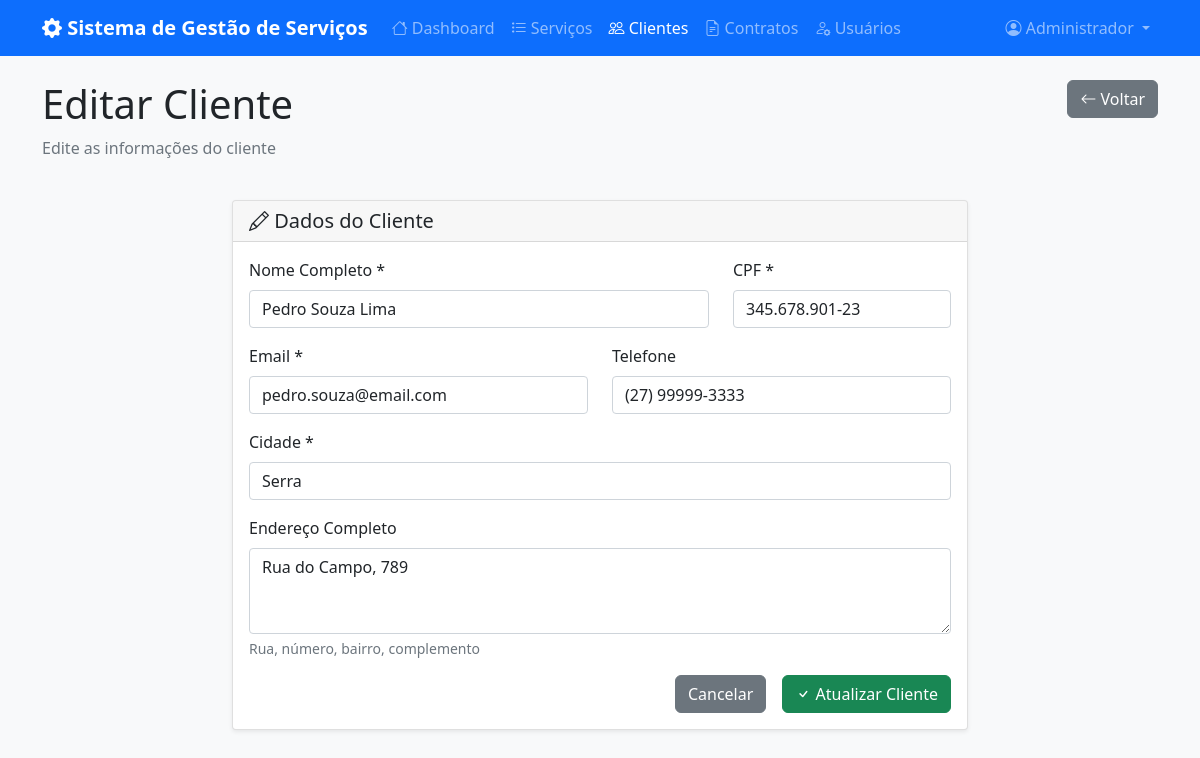
Before: /admin/clientes/form.php?id=3 (signed in) with the older database file.
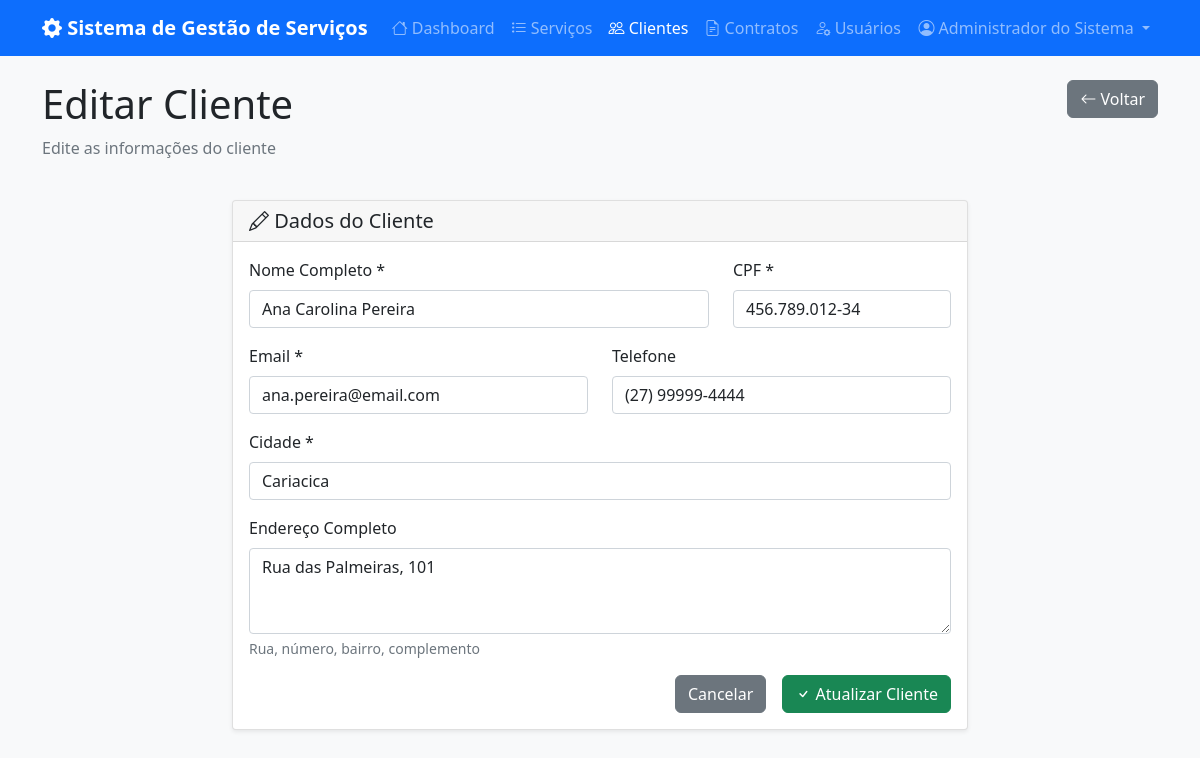
After: the same page with the newer database file.
### tables this page shows
CREATE TABLE `clientes` (
    `id` int(11) NOT NULL AUTO_INCREMENT,
    `nome` varchar(100) NOT NULL,
    `cpf` varchar(14) NOT NULL,
    `cidade` varchar(50) NOT NULL,
    `email` varchar(100) NOT NULL,
    `telefone` varchar(20) DEFAULT NULL,
    `endereco` varchar(200) DEFAULT NULL,
    `senha` varchar(255) DEFAULT NULL COMMENT 'Senha opcional para checkout express',
    `remember_token` varchar(255) DEFAULT NULL,
    `ativo` tinyint(1) DEFAULT 1,
    `created_at` timestamp DEFAULT CURRENT_TIMESTAMP,
    `updated_at` timestamp DEFAULT CURRENT_TIMESTAMP ON UPDATE CURRENT_TIMESTAMP,
    PRIMARY KEY (`id`),
    UNIQUE KEY `cpf` (`cpf`),
    UNIQUE KEY `email` (`email`)
);

### config/auth.php (called while the page is built, shortened)
<?php
class Auth
{
    public static function getUser(): ?array
    {
        return $_SESSION['user'] ?? null;
    }
}

### config/db.php (called while the page is built, shortened)
<?php
class Database
{
    private static $instance = null;
    private $connection;
    private $host = 'localhost';
    private $database = 'trabalho_web';
    private $username = 'root';
    private $password = '';
    private $charset = 'utf8mb4';
    private function __construct()
    {
        $dsn = "mysql:host={$this->host};dbname={$this->database};charset={$this->charset}";
        $options = [
            PDO::ATTR_ERRMODE => PDO::ERRMODE_EXCEPTION,
            PDO::ATTR_DEFAULT_FETCH_MODE => PDO::FETCH_ASSOC,
            PDO::ATTR_EMULATE_PREPARES => false,
        ];
        try {
            $this->connection = new PDO($dsn, $this->username, $this->password, $options);
        } catch (PDOException $e) {
            error_log("Database connection failed: " . $e->getMessage());
            throw new PDOException("Database connection failed");
        }
    }
    public static function getInstance(): Database
    {
        if (self::$instance === null) {
            self::$instance = new self();
        }
        return self::$instance;
    }
    public function getConnection(): PDO
    {
        return $this->connection;
    }
}

### dao/ClienteDAO.php (called while the page is built, shortened)
<?php
require_once __DIR__ . '/../config/db.php';
class ClienteDAO
{
    private $db;
    public function __construct()
    {
        $this->db = Database::getInstance()->getConnection();
    }
    public function findById(int $id): ?array
    {
        try {
            $stmt = $this->db->prepare("
                SELECT id, nome, cpf, cidade, email, telefone, endereco, created_at
                FROM clientes
                WHERE id = ?
            ");
            $stmt->execute([$id]);
            $client = $stmt->fetch();
            return $client ?: null;
        } catch (PDOException $e) {
            error_log("Error finding client by ID: " . $e->getMessage());
            return null;
        }
    }
}

### admin/clientes/form.php (the view, shortened to what the changed rows need)
<?php
require_once '../../config/auth.php';
require_once '../../dao/ClienteDAO.php';
$clienteDAO = new ClienteDAO();
$user = Auth::getUser();
$cliente = null;
$isEdit = false;
if (isset($_GET['id'])) {
    $id = (int) $_GET['id'];
    $cliente = $clienteDAO->findById($id);
    if ($cliente) {
        $isEdit = true;
    } else {
        header('Location: list.php');
        exit;
    }
}
?>
<!DOCTYPE html>
<html lang="pt-BR">
<head>
    <link href="https://cdn.jsdelivr.net/npm/bootstrap@5.1.3/dist/css/bootstrap.min.css" rel="stylesheet">
    <link href="https://cdn.jsdelivr.net/npm/bootstrap-icons@1.8.1/font/bootstrap-icons.css" rel="stylesheet">
    <link rel="stylesheet" href="../assets/css/style.css">
</head>
<body>
    <nav class="navbar navbar-expand-lg navbar-dark bg-primary">
        <div class="container">
            <div class="collapse navbar-collapse" id="navbarNav">
                <ul class="navbar-nav">
                    <li class="nav-item dropdown">
                        <a class="nav-link dropdown-toggle" href="#" id="navbarDropdown" role="button" data-bs-toggle="dropdown">
                            <i class="bi bi-person-circle"></i> <?= htmlspecialchars($user['nome']) ?>
                        </a>
                    </li>
                </ul>
            </div>
        </div>
    </nav>
    <div class="container mt-4">
        <div class="row mb-4">
            <div class="col-md-8">
                <h1><?= $isEdit ? 'Editar' : 'Novo' ?> Cliente</h1>
            </div>
        </div>
        <div class="row justify-content-center">
            <div class="col-lg-8">
                <div class="card">
                    <div class="card-body">
                        <form method="POST" action="">
                            <div class="row">
                                <div class="col-md-8">
                                    <div class="mb-3">
                                        <label for="nome" class="form-label">Nome Completo *</label>
                                        <input type="text" class="form-control" id="nome" name="nome"
                                            value="<?= htmlspecialchars($cliente['nome'] ?? $_POST['nome'] ?? '') ?>"
                                            required maxlength="100">
                                    </div>
                                </div>
                                <div class="col-md-4">
                                    <div class="mb-3">
                                        <label for="cpf" class="form-label">CPF *</label>
                                        <input type="text" class="form-control" id="cpf" name="cpf"
                                            value="<?= htmlspecialchars($cliente['cpf'] ?? $_POST['cpf'] ?? '') ?>"
                                            required maxlength="14" placeholder="000.000.000-00">
                                    </div>
                                </div>
                            </div>
                            <div class="row">
                                <div class="col-md-6">
                                    <div class="mb-3">
                                        <label for="email" class="form-label">Email *</label>
                                        <input type="email" class="form-control" id="email" name="email"
                                            value="<?= htmlspecialchars($cliente['email'] ?? $_POST['email'] ?? '') ?>"
                                            required maxlength="100">
                                    </div>
                                </div>
                                <div class="col-md-6">
                                    <div class="mb-3">
                                        <label for="telefone" class="form-label">Telefone</label>
                                        <input type="tel" class="form-control" id="telefone" name="telefone"
                                            value="<?= htmlspecialchars($cliente['telefone'] ?? $_POST['telefone'] ?? '') ?>"
                                            maxlength="20" placeholder="(00) 00000-0000">
                                    </div>
                                </div>
                            </div>
                            <div class="mb-3">
                                <label for="cidade" class="form-label">Cidade *</label>
                                <input type="text" class="form-control" id="cidade" name="cidade"
                                    value="<?= htmlspecialchars($cliente['cidade'] ?? $_POST['cidade'] ?? '') ?>"
                                    required maxlength="50">
                            </div>
                            <div class="mb-3">
                                <label for="endereco" class="form-label">Endereço Completo</label>
                                <textarea class="form-control" id="endereco" name="endereco"
                                    rows="3" maxlength="200"><?= htmlspecialchars($cliente['endereco'] ?? $_POST['endereco'] ?? '') ?></textarea>
                                <div class="form-text">Rua, número, bairro, complemento</div>
                            </div>
                        </form>
                    </div>
                </div>
            </div>
        </div>
    </div>
</body>
</html>

Changed rows visible on the page:
changed clientes: nome "Pedro Souza Lima" → "Ana Carolina Pereira"; cpf "345.678.901-23" → "456.789.012-34"; email "pedro.souza@email.com" → "ana.pereira@email.com"; telefone "(27) 99999-3333" → "(27) 99999-4444"; cidade "Serra" → "Cariacica"; endereco "Rua do Campo, 789" → "Rua das Palmeiras, 101"
Other visible differences:
$user['nome']: "Administrador" → "Administrador do Sistema"
